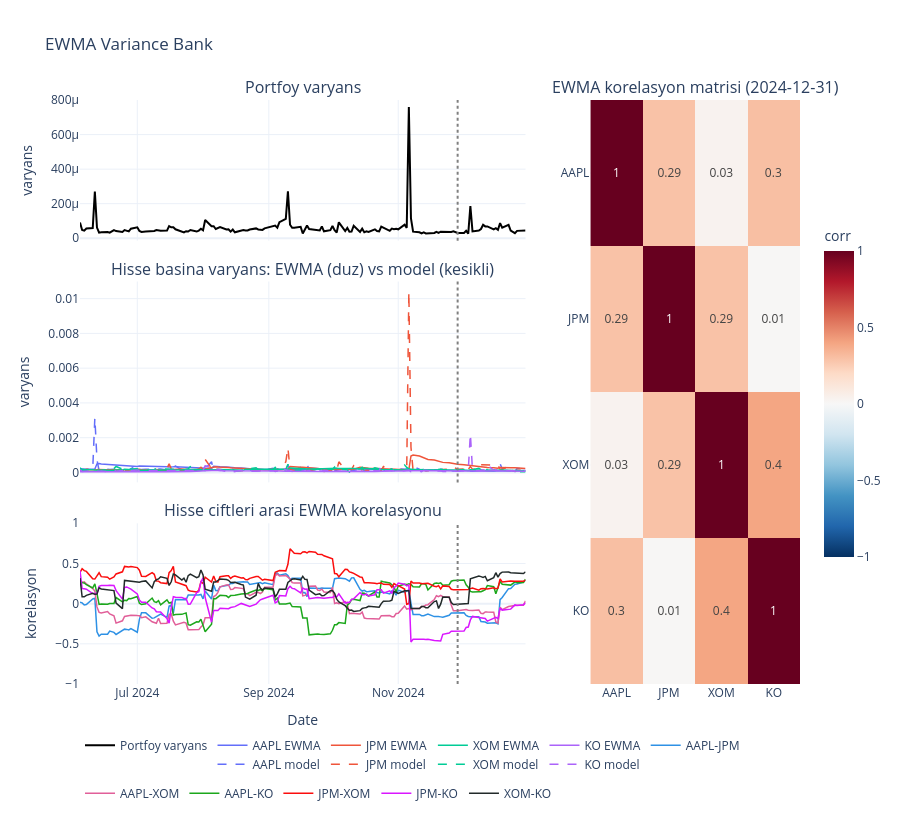

Write notebook code for a chart like this one.
### Code cell
plot_ewma_bank(ewmabank, split_date=calendar_last_180_days.train_data_last_index[0])   # eğitim/forecast sınırı

### Figure 1 — Plotly figure (JSON) as saved in the notebook; plotly's stock layout.template omitted (floating-point values rounded to 4 significant figures; data arrays with more than 128 entries replaced by an {"elided": "..."} marker saying what was removed)
{"data": [{"hovertemplate": "<b>%{x}</b><br>Portfoy: %{y:.3e}<extra></extra>", "line": {"color": "black", "width": 2}, "mode": "lines", "name": "Portfoy varyans", "type": "scatter", "x": {"elided": "146 str values"}, "xaxis": "x", "y": {"elided": "146 float values"}, "yaxis": "y"}, {"hovertemplate": "<b>%{x}</b><br>AAPL EWMA: %{y:.3e}<extra></extra>", "legendgroup": "AAPL", "line": {"color": "#636EFA", "width": 1.5}, "mode": "lines", "name": "AAPL EWMA", "type": "scatter", "x": {"elided": "146 str values"}, "xaxis": "x3", "y": {"elided": "146 float values"}, "yaxis": "y3"}, {"hovertemplate": "<b>%{x}</b><br>AAPL model: %{y:.3e}<extra></extra>", "legendgroup": "AAPL", "line": {"color": "#636EFA", "dash": "dash", "width": 1.5}, "mode": "lines", "name": "AAPL model", "type": "scatter", "x": {"elided": "146 str values"}, "xaxis": "x3", "y": {"elided": "146 float values"}, "yaxis": "y3"}, {"hovertemplate": "<b>%{x}</b><br>JPM EWMA: %{y:.3e}<extra></extra>", "legendgroup": "JPM", "line": {"color": "#EF553B", "width": 1.5}, "mode": "lines", "name": "JPM EWMA", "type": "scatter", "x": {"elided": "146 str values"}, "xaxis": "x3", "y": {"elided": "146 float values"}, "yaxis": "y3"}, {"hovertemplate": "<b>%{x}</b><br>JPM model: %{y:.3e}<extra></extra>", "legendgroup": "JPM", "line": {"color": "#EF553B", "dash": "dash", "width": 1.5}, "mode": "lines", "name": "JPM model", "type": "scatter", "x": {"elided": "146 str values"}, "xaxis": "x3", "y": {"elided": "146 float values"}, "yaxis": "y3"}, {"hovertemplate": "<b>%{x}</b><br>XOM EWMA: %{y:.3e}<extra></extra>", "legendgroup": "XOM", "line": {"color": "#00CC96", "width": 1.5}, "mode": "lines", "name": "XOM EWMA", "type": "scatter", "x": {"elided": "146 str values"}, "xaxis": "x3", "y": {"elided": "146 float values"}, "yaxis": "y3"}, {"hovertemplate": "<b>%{x}</b><br>XOM model: %{y:.3e}<extra></extra>", "legendgroup": "XOM", "line": {"color": "#00CC96", "dash": "dash", "width": 1.5}, "mode": "lines", "name": "XOM model", "type": "scatter", "x": {"elided": "146 str values"}, "xaxis": "x3", "y": {"elided": "146 float values"}, "yaxis": "y3"}, {"hovertemplate": "<b>%{x}</b><br>KO EWMA: %{y:.3e}<extra></extra>", "legendgroup": "KO", "line": {"color": "#AB63FA", "width": 1.5}, "mode": "lines", "name": "KO EWMA", "type": "scatter", "x": {"elided": "146 str values"}, "xaxis": "x3", "y": {"elided": "146 float values"}, "yaxis": "y3"}, {"hovertemplate": "<b>%{x}</b><br>KO model: %{y:.3e}<extra></extra>", "legendgroup": "KO", "line": {"color": "#AB63FA", "dash": "dash", "width": 1.5}, "mode": "lines", "name": "KO model", "type": "scatter", "x": {"elided": "146 str values"}, "xaxis": "x3", "y": {"elided": "146 float values"}, "yaxis": "y3"}, {"hovertemplate": "<b>%{x}</b><br>AAPL-JPM: %{y:.2f}<extra></extra>", "line": {"color": "#2E91E5", "width": 1.5}, "mode": "lines", "name": "AAPL-JPM", "type": "scatter", "x": {"elided": "146 str values"}, "xaxis": "x4", "y": {"elided": "146 float values"}, "yaxis": "y4"}, {"hovertemplate": "<b>%{x}</b><br>AAPL-XOM: %{y:.2f}<extra></extra>", "line": {"color": "#E15F99", "width": 1.5}, "mode": "lines", "name": "AAPL-XOM", "type": "scatter", "x": {"elided": "146 str values"}, "xaxis": "x4", "y": {"elided": "146 float values"}, "yaxis": "y4"}, {"hovertemplate": "<b>%{x}</b><br>AAPL-KO: %{y:.2f}<extra></extra>", "line": {"color": "#1CA71C", "width": 1.5}, "mode": "lines", "name": "AAPL-KO", "type": "scatter", "x": {"elided": "146 str values"}, "xaxis": "x4", "y": {"elided": "146 float values"}, "yaxis": "y4"}, {"hovertemplate": "<b>%{x}</b><br>JPM-XOM: %{y:.2f}<extra></extra>", "line": {"color": "#FB0D0D", "width": 1.5}, "mode": "lines", "name": "JPM-XOM", "type": "scatter", "x": {"elided": "146 str values"}, "xaxis": "x4", "y": {"elided": "146 float values"}, "yaxis": "y4"}, {"hovertemplate": "<b>%{x}</b><br>JPM-KO: %{y:.2f}<extra></extra>", "line": {"color": "#DA16FF", "width": 1.5}, "mode": "lines", "name": "JPM-KO", "type": "scatter", "x": {"elided": "146 str values"}, "xaxis": "x4", "y": {"elided": "146 float values"}, "yaxis": "y4"}, {"hovertemplate": "<b>%{x}</b><br>XOM-KO: %{y:.2f}<extra></extra>", "line": {"color": "#222A2A", "width": 1.5}, "mode": "lines", "name": "XOM-KO", "type": "scatter", "x": {"elided": "146 str values"}, "xaxis": "x4", "y": {"elided": "146 float values"}, "yaxis": "y4"}, {"colorbar": {"len": 0.6, "title": {"text": "corr"}}, "colorscale": [[0, "rgb(103,0,31)"], [0.1, "rgb(178,24,43)"], [0.2, "rgb(214,96,77)"], [0.3, "rgb(244,165,130)"], [0.4, "rgb(253,219,199)"], [0.5, "rgb(247,247,247)"], [0.6, "rgb(209,229,240)"], [0.7, "rgb(146,197,222)"], [0.8, "rgb(67,147,195)"], [0.9, "rgb(33,102,172)"], [1, "rgb(5,48,97)"]], "hovertemplate": "%{y} - %{x}: %{z:.3f}<extra></extra>", "name": "korelasyon", "reversescale": true, "showscale": true, "text": [[1.0, 0.29, 0.03, 0.3], [0.29, 1.0, 0.29, 0.01], [0.03, 0.29, 1.0, 0.4], [0.3, 0.01, 0.4, 1.0]], "texttemplate": "%{text}", "type": "heatmap", "x": ["AAPL", "JPM", "XOM", "KO"], "xaxis": "x2", "y": ["AAPL", "JPM", "XOM", "KO"], "yaxis": "y2", "z": [[1.0, 0.2913, 0.03331, 0.3047], [0.2913, 1.0, 0.2925, 0.009362], [0.03331, 0.2925, 1.0, 0.3959], [0.3047, 0.009362, 0.3959, 1.0]], "zmax": 1, "zmin": -1}], "layout": {"annotations": [{"font": {"size": 16}, "showarrow": false, "text": "Portfoy varyans", "x": 0.3094, "xanchor": "center", "xref": "paper", "y": 1, "yanchor": "bottom", "yref": "paper"}, {"font": {"size": 16}, "showarrow": false, "text": "EWMA korelasyon matrisi (2024-12-31)", "x": 0.8544, "xanchor": "center", "xref": "paper", "y": 1, "yanchor": "bottom", "yref": "paper"}, {"font": {"size": 16}, "showarrow": false, "text": "Hisse basina varyans: EWMA (duz) vs model (kesikli)", "x": 0.3094, "xanchor": "center", "xref": "paper", "y": 0.6892, "yanchor": "bottom", "yref": "paper"}, {"font": {"size": 16}, "showarrow": false, "text": "Hisse ciftleri arasi EWMA korelasyonu", "x": 0.3094, "xanchor": "center", "xref": "paper", "y": 0.2752, "yanchor": "bottom", "yref": "paper"}], "height": 820, "hovermode": "x unified", "legend": {"orientation": "h", "x": 0, "xanchor": "left", "y": -0.08, "yanchor": "top"}, "shapes": [{"line": {"color": "gray", "dash": "dot"}, "type": "line", "x0": "2024-11-29T00:00:00", "x1": "2024-11-29T00:00:00", "xref": "x", "y0": 0, "y1": 1, "yref": "y domain"}, {"line": {"color": "gray", "dash": "dot"}, "type": "line", "x0": "2024-11-29T00:00:00", "x1": "2024-11-29T00:00:00", "xref": "x3", "y0": 0, "y1": 1, "yref": "y3 domain"}, {"line": {"color": "gray", "dash": "dot"}, "type": "line", "x0": "2024-11-29T00:00:00", "x1": "2024-11-29T00:00:00", "xref": "x4", "y0": 0, "y1": 1, "yref": "y4 domain"}], "title": {"text": "EWMA Variance Bank"}, "xaxis": {"anchor": "y", "domain": [0, 0.6188], "matches": "x4", "showticklabels": false}, "xaxis2": {"anchor": "y2", "domain": [0.7088, 1]}, "xaxis3": {"anchor": "y3", "domain": [0, 0.6188], "matches": "x4", "showticklabels": false}, "xaxis4": {"anchor": "y4", "domain": [0, 0.6188], "title": {"text": "Date"}}, "yaxis": {"anchor": "x", "domain": [0.7592, 1], "title": {"text": "varyans"}}, "yaxis2": {"anchor": "x2", "autorange": "reversed", "domain": [0, 1]}, "yaxis3": {"anchor": "x3", "domain": [0.3452, 0.6892], "title": {"text": "varyans"}}, "yaxis4": {"anchor": "x4", "domain": [0, 0.2752], "range": [-1, 1], "title": {"text": "korelasyon"}}}}
